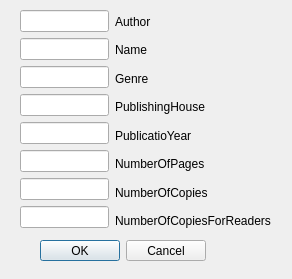
<?xml version="1.0" encoding="UTF-8"?>
<ui version="4.0">
 <class>heapsort_add</class>
 <widget class="QDialog" name="heapsort_add">
  <property name="geometry">
   <rect>
    <x>0</x>
    <y>0</y>
    <width>292</width>
    <height>279</height>
   </rect>
  </property>
  <property name="windowTitle">
   <string>Dialog</string>
  </property>
  <widget class="QWidget" name="horizontalLayoutWidget">
   <property name="geometry">
    <rect>
     <x>20</x>
     <y>10</y>
     <width>251</width>
     <height>222</height>
    </rect>
   </property>
   <layout class="QHBoxLayout" name="horizontalLayout">
    <item>
     <layout class="QVBoxLayout" name="verticalLayout">
      <item>
       <widget class="QLineEdit" name="editAuthor"/>
      </item>
      <item>
       <widget class="QLineEdit" name="editName"/>
      </item>
      <item>
       <widget class="QLineEdit" name="editGenre"/>
      </item>
      <item>
       <widget class="QLineEdit" name="editPublishingHouse"/>
      </item>
      <item>
       <widget class="QLineEdit" name="editPublicatioYear"/>
      </item>
      <item>
       <widget class="QLineEdit" name="editNumberOfPages"/>
      </item>
      <item>
       <widget class="QLineEdit" name="editNumberOfCopies"/>
      </item>
      <item>
       <widget class="QLineEdit" name="editNumberOfCopiesForReaders"/>
      </item>
     </layout>
    </item>
    <item>
     <layout class="QVBoxLayout" name="verticalLayout_2">
      <item>
       <widget class="QLabel" name="labelAuthor">
        <property name="text">
         <string>Author</string>
        </property>
       </widget>
      </item>
      <item>
       <widget class="QLabel" name="labelName">
        <property name="text">
         <string>Name</string>
        </property>
       </widget>
      </item>
      <item>
       <widget class="QLabel" name="labelGenre">
        <property name="text">
         <string>Genre</string>
        </property>
       </widget>
      </item>
      <item>
       <widget class="QLabel" name="labelPublishingHouse">
        <property name="text">
         <string>PublishingHouse</string>
        </property>
       </widget>
      </item>
      <item>
       <widget class="QLabel" name="labelPublicatioYear">
        <property name="text">
         <string>PublicatioYear</string>
        </property>
       </widget>
      </item>
      <item>
       <widget class="QLabel" name="labelNumberOfPages">
        <property name="text">
         <string>NumberOfPages</string>
        </property>
       </widget>
      </item>
      <item>
       <widget class="QLabel" name="labelNumberOfCopies">
        <property name="text">
         <string>NumberOfCopies</string>
        </property>
       </widget>
      </item>
      <item>
       <widget class="QLabel" name="labelNumberOfCopiesForReaders">
        <property name="text">
         <string>NumberOfCopiesForReaders</string>
        </property>
       </widget>
      </item>
     </layout>
    </item>
   </layout>
  </widget>
  <widget class="QDialogButtonBox" name="buttonBox">
   <property name="geometry">
    <rect>
     <x>40</x>
     <y>240</y>
     <width>166</width>
     <height>21</height>
    </rect>
   </property>
   <property name="standardButtons">
    <set>QDialogButtonBox::Cancel|QDialogButtonBox::Ok</set>
   </property>
  </widget>
 </widget>
 <resources/>
 <connections/>
</ui>
